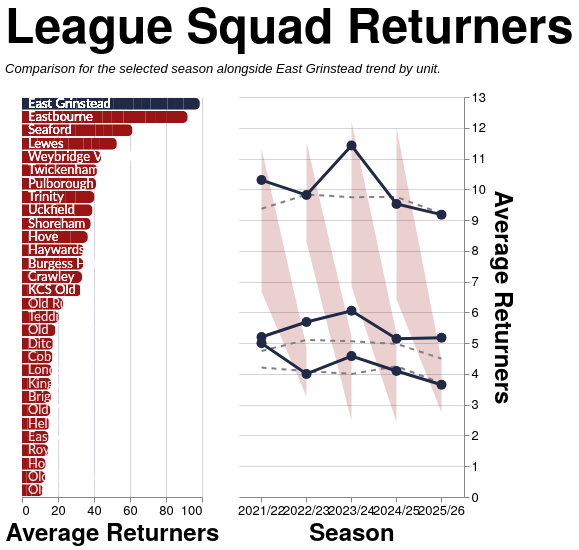

Write a Vega-Lite specification for this figure.
### Vega-Lite specification from a JSON file in a GitHub repository (floating-point values rounded to 4 significant figures; data arrays with more than 128 entries replaced by an {"elided": "..."} marker saying what was removed)
{"config": {"axis": {"labelFont": "PT Sans Narrow, Helvetica Neue, Helvetica, Arial, sans-serif", "titleFont": "PT Sans Narrow, Helvetica Neue, Helvetica, Arial, sans-serif", "labelFontSize": 13, "titleFontSize": 24, "gridColor": "#202947", "gridOpacity": 0.2, "zindex": 1}, "text": {"font": "Lato, sans-serif"}, "bar": {"cornerRadiusEnd": 5}, "header": {"labelFont": "PT Sans Narrow, Helvetica Neue, Helvetica, Arial, sans-serif", "titleFont": "PT Sans Narrow, Helvetica Neue, Helvetica, Arial, sans-serif", "labelFontSize": 24, "titleFontSize": 28, "labelFontWeight": "bold", "orient": "left"}, "legend": {"labelFont": "PT Sans Narrow, Helvetica Neue, Helvetica, Arial, sans-serif", "titleFont": "PT Sans Narrow, Helvetica Neue, Helvetica, Arial, sans-serif", "labelFontSize": 14, "titleFontSize": 16, "titlePadding": 5, "fillColor": "white", "strokeColor": "black", "padding": 10, "titleFontWeight": "lighter", "titleFontStyle": "italic", "titleColor": "gray", "offset": 10}, "title": {"font": "PT Sans Narrow, Helvetica Neue, Helvetica, Arial, sans-serif", "fontSize": 48, "fontWeight": "bold", "anchor": "start", "align": "center", "titlePadding": 20, "subtitlePadding": 10, "subtitleFontSize": 13, "subtitleColor": "", "subtitleFontStyle": "italic", "offset": 15, "color": "black"}, "axisX": {"labelAngle": 0}, "facet": {"title": null, "header": null, "align": {"row": "each", "column": "each"}}, "resolve": {"scale": {"y": "independent", "facet": "independent"}}, "background": "transparent", "scale": {"offsetBandPaddingOuter": 0.2, "offsetBandPaddingInner": 0.1}, "view": {"stroke": null, "background": "transparent"}}, "hconcat": [{"layer": [{"mark": {"type": "bar", "strokeWidth": 2}, "encoding": {"color": {"condition": {"test": "datum.IsEGR", "value": "#202946"}, "value": "#991515"}, "tooltip": [{"field": "Team", "type": "nominal"}, {"field": "Season", "type": "nominal"}, {"field": "Unit", "type": "nominal"}, {"field": "Average Retention", "format": ".2f", "title": "Average Returners", "type": "quantitative"}], "x": {"field": "Average Retention", "title": "Average Returners", "type": "quantitative"}, "y": {"axis": {"domain": false, "labels": false, "ticks": false}, "field": "Team", "sort": {"field": "Average Retention", "order": "descending"}, "title": null, "type": "nominal"}}}, {"mark": {"type": "text", "align": "left", "baseline": "middle", "color": "white", "dx": 6, "fontSize": 13}, "encoding": {"opacity": {"condition": {"test": "datum.IsEGR", "value": 1}, "value": 0.5}, "text": {"field": "Team", "type": "nominal"}, "x": {"datum": 0}, "y": {"axis": {"domain": false, "labels": false, "ticks": false}, "field": "Team", "sort": {"field": "Average Retention", "order": "descending"}, "title": null, "type": "nominal"}}}], "data": {"name": "data-ae0d04cc60cf23fc256cfcd77f521f44"}, "height": 400, "width": 180}, {"layer": [{"mark": {"type": "area", "color": "#991515", "opacity": 0.2}, "encoding": {"tooltip": [{"field": "Season", "title": "Season", "type": "nominal"}, {"field": "Unit", "title": "Unit", "type": "nominal"}, {"field": "League Min", "format": ".2f", "title": "League Min", "type": "quantitative"}, {"field": "League Max", "format": ".2f", "title": "League Max", "type": "quantitative"}, {"field": "League Average", "format": ".2f", "title": "League Average", "type": "quantitative"}], "x": {"field": "Season", "title": "Season", "type": "nominal"}, "y": {"field": "League Min", "title": "Average Returners", "type": "quantitative"}, "y2": {"field": "League Max"}}}, {"mark": {"type": "line", "color": "gray", "strokeDash": [5, 5], "strokeWidth": 2}, "encoding": {"detail": {"field": "Unit", "type": "nominal"}, "x": {"field": "Season", "type": "nominal"}, "y": {"axis": {"orient": "right"}, "field": "League Average", "type": "quantitative"}}}, {"mark": {"type": "line", "point": {"size": 100}, "strokeWidth": 3}, "encoding": {"color": {"condition": {"test": "datum.IsEGR", "value": "#202946"}, "value": "#991515"}, "detail": {"field": "Unit", "type": "nominal"}, "opacity": {"condition": {"test": "datum.IsEGR", "value": 1}, "value": 0.5}, "tooltip": [{"field": "Season", "title": "Season", "type": "nominal"}, {"field": "Unit", "title": "Unit", "type": "nominal"}, {"field": "Average Returners", "format": ".2f", "title": "East Grinstead", "type": "quantitative"}], "x": {"field": "Season", "type": "nominal"}, "y": {"field": "Average Retention", "type": "quantitative"}}}, {"mark": {"type": "rule", "color": "rgba(125, 150, 232, 0.18)", "strokeWidth": 32}, "encoding": {"x": {"field": "Season", "type": "nominal"}}, "transform": [{"filter": "datum.isSelected && datum.Unit === 'Total'"}]}, {"mark": {"type": "point", "color": "#202946", "filled": true, "size": 200, "stroke": "#7d96e8", "strokeWidth": 3}, "encoding": {"detail": {"field": "Unit", "type": "nominal"}, "x": {"field": "Season", "type": "nominal"}, "y": {"field": "Average Retention", "type": "quantitative"}}, "transform": [{"filter": "datum.isSelected && datum.IsEGR"}]}], "data": {"name": "data-5d0f4b530fa7af06c1031716c2cb602b"}, "height": 400, "width": {"step": 45}}], "resolve": {"scale": {"y": "independent"}}, "spacing": 18, "title": {"text": "League Squad Returners", "subtitle": "Comparison for the selected season alongside East Grinstead trend by unit."}, "$schema": "https://vega.github.io/schema/vega-lite/v5.20.1.json", "datasets": {"data-ae0d04cc60cf23fc256cfcd77f521f44": {"elided": "156 records"}, "data-5d0f4b530fa7af06c1031716c2cb602b": [{"Season": "2021/22", "Unit": "Backs", "League Min": 2.833, "League Max": 5.333, "League Average": 4.206, "Team": "East Grinstead", "Average Retention": 5.0, "IsEGR": true}, {"Season": "2021/22", "Unit": "Forwards", "League Min": 3.667, "League Max": 5.75, "League Average": 4.746, "Team": "East Grinstead", "Average Retention": 5.2, "IsEGR": true}, {"Season": "2021/22", "Unit": "Total", "League Min": 6.667, "League Max": 11.33, "League Average": 9.367, "Team": "East Grinstead", "Average Retention": 10.3, "IsEGR": true}, {"Season": "2022/23", "Unit": "Backs", "League Min": 3.267, "League Max": 4.875, "League Average": 4.092, "Team": "East Grinstead", "Average Retention": 4.0, "IsEGR": true}, {"Season": "2022/23", "Unit": "Forwards", "League Min": 4.059, "League Max": 6.0, "League Average": 5.104, "Team": "East Grinstead", "Average Retention": 5.688, "IsEGR": true}, {"Season": "2022/23", "Unit": "Total", "League Min": 8.294, "League Max": 11.53, "League Average": 9.83, "Team": "East Grinstead", "Average Retention": 9.812, "IsEGR": true}, {"Season": "2023/24", "Unit": "Backs", "League Min": 2.462, "League Max": 5.211, "League Average": 3.999, "Team": "East Grinstead", "Average Retention": 4.579, "IsEGR": true}, {"Season": "2023/24", "Unit": "Forwards", "League Min": 3.538, "League Max": 6.526, "League Average": 5.06, "Team": "East Grinstead", "Average Retention": 6.053, "IsEGR": true}, {"Season": "2023/24", "Unit": "Total", "League Min": 6.846, "League Max": 12.21, "League Average": 9.744, "Team": "East Grinstead", "Average Retention": 11.42, "IsEGR": true}, {"Season": "2024/25", "Unit": "Backs", "League Min": 2.429, "League Max": 5.286, "League Average": 4.248, "Team": "East Grinstead", "Average Retention": 4.095, "IsEGR": true}, {"Season": "2024/25", "Unit": "Forwards", "League Min": 2.762, "League Max": 6.143, "League Average": 4.978, "Team": "East Grinstead", "Average Retention": 5.143, "IsEGR": true}, {"Season": "2024/25", "Unit": "Total", "League Min": 6.429, "League Max": 12.0, "League Average": 9.753, "Team": "East Grinstead", "Average Retention": 9.524, "IsEGR": true}, {"Season": "2025/26", "Unit": "Backs", "League Min": 2.75, "League Max": 4.438, "League Average": 3.702, "Team": "East Grinstead", "Average Retention": 3.647, "IsEGR": true}, {"Season": "2025/26", "Unit": "Forwards", "League Min": 3.235, "League Max": 5.375, "League Average": 4.496, "Team": "East Grinstead", "Average Retention": 5.176, "IsEGR": true}, {"Season": "2025/26", "Unit": "Total", "League Min": 7.529, "League Max": 10.94, "League Average": 9.211, "Team": "East Grinstead", "Average Retention": 9.176, "IsEGR": true}]}}
